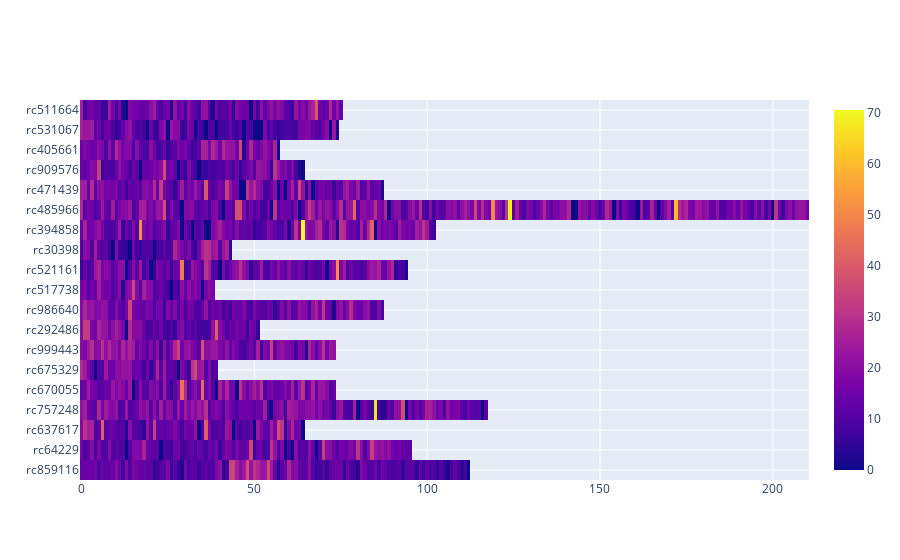

Notebook code cell kept with this figure:
### Code cell
fig = go.Figure(data=go.Heatmap(
                    z=list_of_cvs,
                    x=day,
                    y=reg_code_list,
                    ))
fig.show()

### Figure 1 — Plotly figure (JSON) as saved in the notebook; plotly's stock layout.template omitted (floating-point values rounded to 4 significant figures; data arrays with more than 128 entries replaced by an {"elided": "..."} marker saying what was removed)
{"data": [{"type": "heatmap", "y": ["rc859116", "rc64229", "rc637617", "rc757248", "rc670055", "rc675329", "rc999443", "rc292486", "rc986640", "rc517738", "rc521161", "rc30398", "rc394858", "rc485966", "rc471439", "rc909576", "rc405661", "rc531067", "rc511664"], "z": {"elided": "19 rows, 1574 float values in total"}}], "layout": {}}
